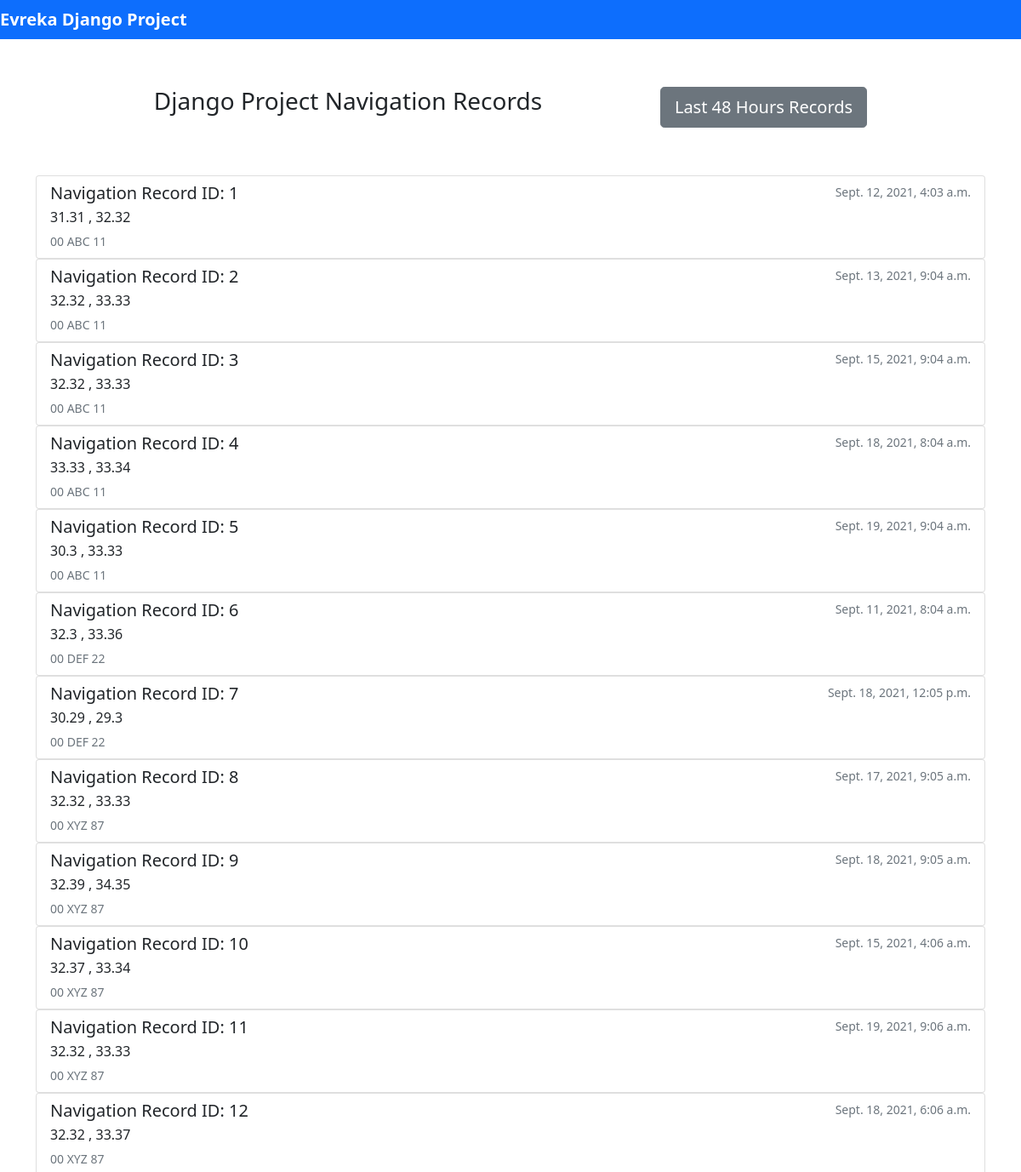
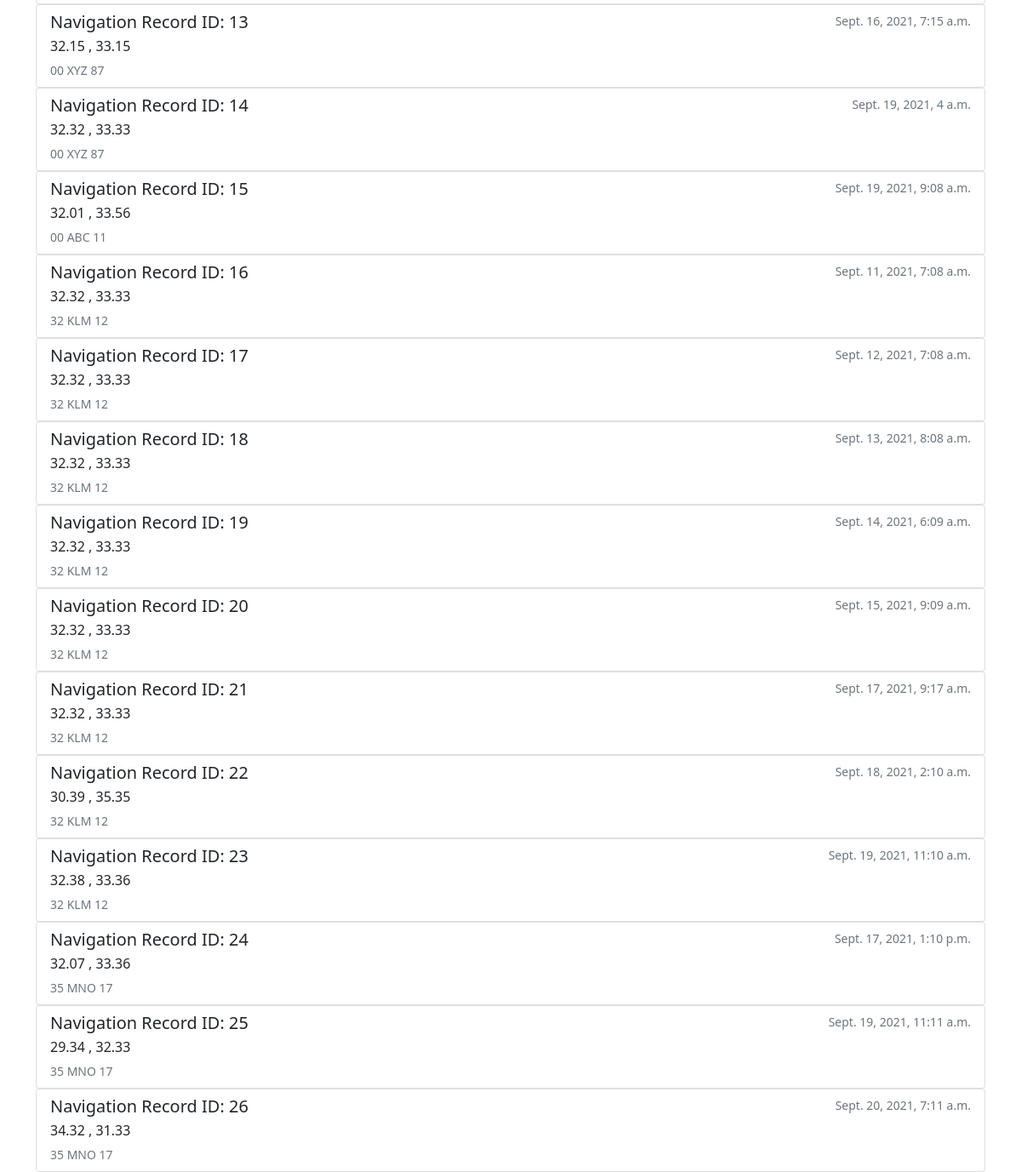
/front/, run on the app's committed database (2 pictures, top to bottom).
### navigationrecord/models.py (models this page shows)
class NavigationRecord(models.Model):
    id = models.IntegerField(primary_key=True)
    vehicle = models.ForeignKey(Vehicle, on_delete=models.CASCADE, default=1)
    datetime = models.DateTimeField(default=timezone.now)
    latitude = models.FloatField(default=32.32)
    longitude = models.FloatField(default=33.33)

class Vehicle(models.Model):
    id = models.IntegerField(primary_key=True)
    plate = models.CharField(max_length=15, default='00 ABC 99')

### navigationrecord/views.py (the view)
# urls.py: path('front/', front, name='front'),
def front(request):
    navRecs = NavigationRecord.objects.all()
    return render(request, 'navigationrecord/front.html', {'navRecs':navRecs})

### navigationrecord/templates/navigationrecord/front.html
{% extends 'navigationrecord/base.html' %}
{% block content %}
    <nav class="nav nav-pills nav-fill" style="margin-top: 5%; margin-bottom: 5%; justify-content: space-evenly;">
        <h3>Django Project Navigation Records</h3>
        <a href="{% url 'twodaysdata' %}"><button type="button" class="btn btn-secondary btn-lg">Last 48 Hours Records</button></a>
    </nav>
    {% for navRec in navRecs %}
    <div class="list-group">
        <a href="#" class="list-group-item list-group-item-action">
            <div class="d-flex w-100 justify-content-between">
              <h5 class="mb-1">Navigation Record ID: {{ navRec.id }}</h5>
              <small class="text-muted">{{ navRec.datetime }}</small>
            </div>
            <p class="mb-1">{{ navRec.latitude }} , {{ navRec.longitude }}</p>
            <small class="text-muted">{{ navRec.vehicle.plate }}</small>
          </a>
    </div>
    {% endfor %}
{% endblock %}

### navigationrecord/templates/navigationrecord/base.html (shortened to what this page needs)
<!DOCTYPE html>
<html>
    <head>
        <link href="https://cdn.jsdelivr.net/npm/bootstrap@5.1.1/dist/css/bootstrap.min.css" rel="stylesheet">
    </head>
    <body>
        <nav class="navbar navbar-dark bg-primary">
            <div class="navbar-main">
                <a href="/" class="navbar-brand"><strong>Evreka Django Project</strong></a>
            </div>
        </nav>
        <section class="section">
            <div class="container">
                {% block content %}
                {% endblock %}
            </div>
        </section>
    </body>
</html>

### data on the page
NavigationRecord: id "1", datetime "Sept. 12, 2021, 4:03 a.m.", latitude "31.31", longitude "32.32", vehicle.plate "00 ABC 11"
NavigationRecord: id "2", datetime "Sept. 13, 2021, 9:04 a.m.", latitude "32.32", longitude "33.33", vehicle.plate "00 ABC 11"
NavigationRecord: id "3", datetime "Sept. 15, 2021, 9:04 a.m.", latitude "32.32", longitude "33.33", vehicle.plate "00 ABC 11"
NavigationRecord: id "4", datetime "Sept. 18, 2021, 8:04 a.m.", latitude "33.33", longitude "33.34", vehicle.plate "00 ABC 11"
NavigationRecord: id "5", datetime "Sept. 19, 2021, 9:04 a.m.", latitude "30.3", longitude "33.33", vehicle.plate "00 ABC 11"
NavigationRecord: id "6", datetime "Sept. 11, 2021, 8:04 a.m.", latitude "32.3", longitude "33.36", vehicle.plate "00 DEF 22"
NavigationRecord: id "7", datetime "Sept. 18, 2021, 12:05 p.m.", latitude "30.29", longitude "29.3", vehicle.plate "00 DEF 22"
NavigationRecord: id "8", datetime "Sept. 17, 2021, 9:05 a.m.", latitude "32.32", longitude "33.33", vehicle.plate "00 XYZ 87"
NavigationRecord: id "9", datetime "Sept. 18, 2021, 9:05 a.m.", latitude "32.39", longitude "34.35", vehicle.plate "00 XYZ 87"
NavigationRecord: id "10", datetime "Sept. 15, 2021, 4:06 a.m.", latitude "32.37", longitude "33.34", vehicle.plate "00 XYZ 87"
NavigationRecord: id "11", datetime "Sept. 19, 2021, 9:06 a.m.", latitude "32.32", longitude "33.33", vehicle.plate "00 XYZ 87"
NavigationRecord: id "12", datetime "Sept. 18, 2021, 6:06 a.m.", latitude "32.32", longitude "33.37", vehicle.plate "00 XYZ 87"
NavigationRecord: id "13", datetime "Sept. 16, 2021, 7:15 a.m.", latitude "32.15", longitude "33.15", vehicle.plate "00 XYZ 87"
NavigationRecord: id "14", datetime "Sept. 19, 2021, 4 a.m.", latitude "32.32", longitude "33.33", vehicle.plate "00 XYZ 87"
NavigationRecord: id "15", datetime "Sept. 19, 2021, 9:08 a.m.", latitude "32.01", longitude "33.56", vehicle.plate "00 ABC 11"
NavigationRecord: id "16", datetime "Sept. 11, 2021, 7:08 a.m.", latitude "32.32", longitude "33.33", vehicle.plate "32 KLM 12"
NavigationRecord: id "17", datetime "Sept. 12, 2021, 7:08 a.m.", latitude "32.32", longitude "33.33", vehicle.plate "32 KLM 12"
NavigationRecord: id "18", datetime "Sept. 13, 2021, 8:08 a.m.", latitude "32.32", longitude "33.33", vehicle.plate "32 KLM 12"
NavigationRecord: id "19", datetime "Sept. 14, 2021, 6:09 a.m.", latitude "32.32", longitude "33.33", vehicle.plate "32 KLM 12"
NavigationRecord: id "20", datetime "Sept. 15, 2021, 9:09 a.m.", latitude "32.32", longitude "33.33", vehicle.plate "32 KLM 12"
NavigationRecord: id "21", datetime "Sept. 17, 2021, 9:17 a.m.", latitude "32.32", longitude "33.33", vehicle.plate "32 KLM 12"
NavigationRecord: id "22", datetime "Sept. 18, 2021, 2:10 a.m.", latitude "30.39", longitude "35.35", vehicle.plate "32 KLM 12"
NavigationRecord: id "23", datetime "Sept. 19, 2021, 11:10 a.m.", latitude "32.38", longitude "33.36", vehicle.plate "32 KLM 12"
NavigationRecord: id "24", datetime "Sept. 17, 2021, 1:10 p.m.", latitude "32.07", longitude "33.36", vehicle.plate "35 MNO 17"
NavigationRecord: id "25", datetime "Sept. 19, 2021, 11:11 a.m.", latitude "29.34", longitude "32.33", vehicle.plate "35 MNO 17"
NavigationRecord: id "26", datetime "Sept. 20, 2021, 7:11 a.m.", latitude "34.32", longitude "31.33", vehicle.plate "35 MNO 17"
